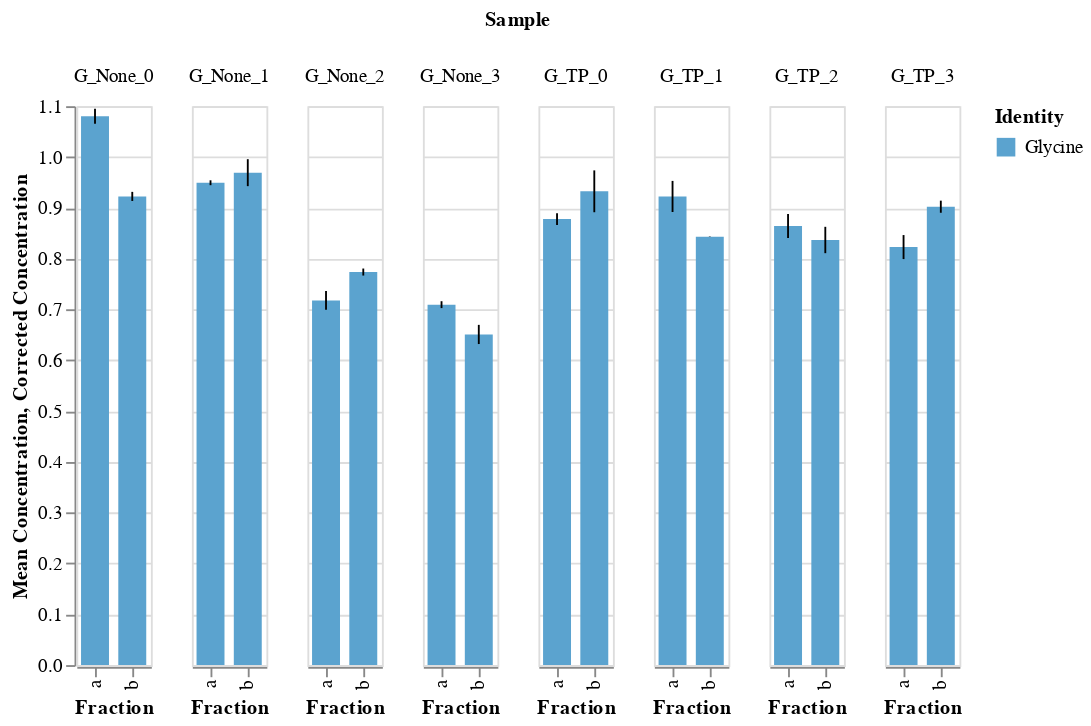

Notebook cell for this chart:
### Code cell
# make plot for G samples
source = gdf[gdf['Identity']=="Glycine"]

bars = alt.Chart(source).mark_bar(size=15).encode(
    x="Fraction:O",
    y=alt.Y('mean(Corrected Concentration):Q', title="Mean Concentration"),
    color="Identity:O"
).properties()

error_bars = alt.Chart(source).mark_errorbar(extent="stdev").encode(
    x="Fraction:O",
    y="Corrected Concentration:Q"
)

alt.layer(bars, error_bars).facet(
    column="Sample:O"
)

### Figure 1 — Vega-Lite specification as saved in the notebook (floating-point values rounded to 4 significant figures)
{"config": {"view": {"continuousWidth": 400, "continuousHeight": 300}}, "data": {"name": "data-25902cf3b344923da0a54b9912b6092b"}, "facet": {"column": {"type": "ordinal", "field": "Sample"}}, "spec": {"layer": [{"mark": {"type": "bar", "size": 15}, "encoding": {"color": {"type": "ordinal", "field": "Identity"}, "x": {"type": "ordinal", "field": "Fraction"}, "y": {"type": "quantitative", "aggregate": "mean", "field": "Corrected Concentration", "title": "Mean Concentration"}}}, {"mark": {"type": "errorbar", "extent": "stdev"}, "encoding": {"x": {"type": "ordinal", "field": "Fraction"}, "y": {"type": "quantitative", "field": "Corrected Concentration"}}}]}, "$schema": "https://vega.github.io/schema/vega-lite/v4.0.2.json", "datasets": {"data-25902cf3b344923da0a54b9912b6092b": [{"Sample": "G_None_0", "Fraction": "a", "Run": "run1", "Identity": "Glycine", "Area": 15850000.0, "Apex RT": 1.15, "Area Ratio": 2.156, "Concentration": 0.002156, "Corrected Concentration": 1.078}, {"Sample": "G_None_0", "Fraction": "a", "Run": "run2", "Identity": "Glycine", "Area": 15230000.0, "Apex RT": 1.13, "Area Ratio": 2.133, "Concentration": 0.002133, "Corrected Concentration": 1.066}, {"Sample": "G_None_0", "Fraction": "a", "Run": "run3", "Identity": "Glycine", "Area": 15370000.0, "Apex RT": 1.14, "Area Ratio": 2.192, "Concentration": 0.002192, "Corrected Concentration": 1.096}, {"Sample": "G_None_0", "Fraction": "b", "Run": "run1", "Identity": "Glycine", "Area": 12600000.0, "Apex RT": 1.14, "Area Ratio": 1.863, "Concentration": 0.001863, "Corrected Concentration": 0.9313}, {"Sample": "G_None_0", "Fraction": "b", "Run": "run2", "Identity": "Glycine", "Area": 12930000.0, "Apex RT": 1.13, "Area Ratio": 1.827, "Concentration": 0.001827, "Corrected Concentration": 0.9134}, {"Sample": "G_None_0", "Fraction": "b", "Run": "run3", "Identity": "Glycine", "Area": 13120000.0, "Apex RT": 1.13, "Area Ratio": 1.845, "Concentration": 0.001845, "Corrected Concentration": 0.9226}, {"Sample": "G_None_1", "Fraction": "a", "Run": "run1", "Identity": "Glycine", "Area": 13440000.0, "Apex RT": 1.12, "Area Ratio": 1.895, "Concentration": 0.001895, "Corrected Concentration": 0.9473}, {"Sample": "G_None_1", "Fraction": "a", "Run": "run2", "Identity": "Glycine", "Area": 12440000.0, "Apex RT": 1.12, "Area Ratio": 1.91, "Concentration": 0.00191, "Corrected Concentration": 0.9548}, {"Sample": "G_None_1", "Fraction": "a", "Run": "run3", "Identity": "Glycine", "Area": 13130000.0, "Apex RT": 1.12, "Area Ratio": 1.892, "Concentration": 0.001892, "Corrected Concentration": 0.9459}, {"Sample": "G_None_1", "Fraction": "b", "Run": "run1", "Identity": "Glycine", "Area": 11570000.0, "Apex RT": 1.11, "Area Ratio": 1.88, "Concentration": 0.00188, "Corrected Concentration": 0.9402}, {"Sample": "G_None_1", "Fraction": "b", "Run": "run2", "Identity": "Glycine", "Area": 12390000.0, "Apex RT": 1.1, "Area Ratio": 1.95, "Concentration": 0.00195, "Corrected Concentration": 0.975}, {"Sample": "G_None_1", "Fraction": "b", "Run": "run3", "Identity": "Glycine", "Area": 11890000.0, "Apex RT": 1.1, "Area Ratio": 1.985, "Concentration": 0.001985, "Corrected Concentration": 0.9923}, {"Sample": "G_None_2", "Fraction": "a", "Run": "run1", "Identity": "Glycine", "Area": 14280000.0, "Apex RT": 1.08, "Area Ratio": 1.472, "Concentration": 0.001472, "Corrected Concentration": 0.7361}, {"Sample": "G_None_2", "Fraction": "a", "Run": "run2", "Identity": "Glycine", "Area": 15520000.0, "Apex RT": 1.1, "Area Ratio": 1.436, "Concentration": 0.001436, "Corrected Concentration": 0.7181}, {"Sample": "G_None_2", "Fraction": "a", "Run": "run3", "Identity": "Glycine", "Area": 16790000.0, "Apex RT": 1.11, "Area Ratio": 1.398, "Concentration": 0.001398, "Corrected Concentration": 0.6992}, {"Sample": "G_None_2", "Fraction": "b", "Run": "run1", "Identity": "Glycine", "Area": 16570000.0, "Apex RT": 1.09, "Area Ratio": 1.551, "Concentration": 0.001551, "Corrected Concentration": 0.7755}, {"Sample": "G_None_2", "Fraction": "b", "Run": "run2", "Identity": "Glycine", "Area": 16710000.0, "Apex RT": 1.09, "Area Ratio": 1.559, "Concentration": 0.001559, "Corrected Concentration": 0.7793}, {"Sample": "G_None_2", "Fraction": "b", "Run": "run3", "Identity": "Glycine", "Area": 17250000.0, "Apex RT": 1.09, "Area Ratio": 1.532, "Concentration": 0.001532, "Corrected Concentration": 0.7659}, {"Sample": "G_None_3", "Fraction": "a", "Run": "run1", "Identity": "Glycine", "Area": 14650000.0, "Apex RT": 1.1, "Area Ratio": 1.406, "Concentration": 0.001406, "Corrected Concentration": 0.7032}, {"Sample": "G_None_3", "Fraction": "a", "Run": "run2", "Identity": "Glycine", "Area": 14000000.0, "Apex RT": 1.09, "Area Ratio": 1.417, "Concentration": 0.001417, "Corrected Concentration": 0.7084}, {"Sample": "G_None_3", "Fraction": "a", "Run": "run3", "Identity": "Glycine", "Area": 14700000.0, "Apex RT": 1.09, "Area Ratio": 1.433, "Concentration": 0.001433, "Corrected Concentration": 0.7166}, {"Sample": "G_None_3", "Fraction": "b", "Run": "run1", "Identity": "Glycine", "Area": 14360000.0, "Apex RT": 1.11, "Area Ratio": 1.288, "Concentration": 0.001288, "Corrected Concentration": 0.644}, {"Sample": "G_None_3", "Fraction": "b", "Run": "run2", "Identity": "Glycine", "Area": 13780000.0, "Apex RT": 1.08, "Area Ratio": 1.344, "Concentration": 0.001344, "Corrected Concentration": 0.6721}, {"Sample": "G_None_3", "Fraction": "b", "Run": "run3", "Identity": "Glycine", "Area": 13330000.0, "Apex RT": 1.08, "Area Ratio": 1.272, "Concentration": 0.001272, "Corrected Concentration": 0.6362}, {"Sample": "G_TP_0", "Fraction": "a", "Run": "run1", "Identity": "Glycine", "Area": 13050000.0, "Apex RT": 1.13, "Area Ratio": 1.774, "Concentration": 0.001774, "Corrected Concentration": 0.887}, {"Sample": "G_TP_0", "Fraction": "a", "Run": "run2", "Identity": "Glycine", "Area": 13050000.0, "Apex RT": 1.13, "Area Ratio": 1.73, "Concentration": 0.00173, "Corrected Concentration": 0.8649}, {"Sample": "G_TP_0", "Fraction": "a", "Run": "run3", "Identity": "Glycine", "Area": 14150000.0, "Apex RT": 1.12, "Area Ratio": 1.764, "Concentration": 0.001764, "Corrected Concentration": 0.8818}, {"Sample": "G_TP_0", "Fraction": "b", "Run": "run1", "Identity": "Glycine", "Area": 12020000.0, "Apex RT": 1.11, "Area Ratio": 1.797, "Concentration": 0.001797, "Corrected Concentration": 0.8985}, {"Sample": "G_TP_0", "Fraction": "b", "Run": "run2", "Identity": "Glycine", "Area": 12800000.0, "Apex RT": 1.1, "Area Ratio": 1.957, "Concentration": 0.001957, "Corrected Concentration": 0.9783}, {"Sample": "G_TP_0", "Fraction": "b", "Run": "run3", "Identity": "Glycine", "Area": 13510000.0, "Apex RT": 1.12, "Area Ratio": 1.841, "Concentration": 0.001841, "Corrected Concentration": 0.9207}, {"Sample": "G_TP_1", "Fraction": "a", "Run": "run1", "Identity": "Glycine", "Area": 12460000.0, "Apex RT": 1.12, "Area Ratio": 1.847, "Concentration": 0.001847, "Corrected Concentration": 0.9235}, {"Sample": "G_TP_1", "Fraction": "a", "Run": "run2", "Identity": "Glycine", "Area": 12450000.0, "Apex RT": 1.11, "Area Ratio": 1.85, "Concentration": 0.00185, "Corrected Concentration": 0.9251}, {"Sample": "G_TP_1", "Fraction": "a", "Run": "run3", "Identity": "Glycine", "Area": 13150000.0, "Apex RT": 1.1, "Area Ratio": 1.763, "Concentration": 0.001763, "Corrected Concentration": 0.8816}, {"Sample": "G_TP_1", "Fraction": "a", "Run": "run4", "Identity": "Glycine", "Area": 14280000.0, "Apex RT": 1.11, "Area Ratio": 1.829, "Concentration": 0.001829, "Corrected Concentration": 0.9144}, {"Sample": "G_TP_1", "Fraction": "a", "Run": "run5", "Identity": "Glycine", "Area": 12800000.0, "Apex RT": 1.13, "Area Ratio": 1.934, "Concentration": 0.001934, "Corrected Concentration": 0.9672}, {"Sample": "G_TP_1", "Fraction": "b", "Run": "run1", "Identity": "Glycine", "Area": 12510000.0, "Apex RT": 1.15, "Area Ratio": 1.686, "Concentration": 0.001686, "Corrected Concentration": 0.8429}, {"Sample": "G_TP_1", "Fraction": "b", "Run": "run2", "Identity": "Glycine", "Area": 12050000.0, "Apex RT": 1.14, "Area Ratio": 1.687, "Concentration": 0.001687, "Corrected Concentration": 0.8436}, {"Sample": "G_TP_1", "Fraction": "b", "Run": "run3", "Identity": "Glycine", "Area": 12660000.0, "Apex RT": 1.14, "Area Ratio": 1.686, "Concentration": 0.001686, "Corrected Concentration": 0.843}, {"Sample": "G_TP_2", "Fraction": "a", "Run": "run1", "Identity": "Glycine", "Area": 12620000.0, "Apex RT": 1.13, "Area Ratio": 1.782, "Concentration": 0.001782, "Corrected Concentration": 0.8912}, {"Sample": "G_TP_2", "Fraction": "a", "Run": "run2", "Identity": "Glycine", "Area": 12010000.0, "Apex RT": 1.11, "Area Ratio": 1.694, "Concentration": 0.001694, "Corrected Concentration": 0.8469}, {"Sample": "G_TP_2", "Fraction": "a", "Run": "run3", "Identity": "Glycine", "Area": 12820000.0, "Apex RT": 1.13, "Area Ratio": 1.71, "Concentration": 0.00171, "Corrected Concentration": 0.855}, {"Sample": "G_TP_2", "Fraction": "b", "Run": "run1", "Identity": "Glycine", "Area": 13140000.0, "Apex RT": 1.14, "Area Ratio": 1.69, "Concentration": 0.00169, "Corrected Concentration": 0.8448}, {"Sample": "G_TP_2", "Fraction": "b", "Run": "run2", "Identity": "Glycine", "Area": 11500000.0, "Apex RT": 1.11, "Area Ratio": 1.615, "Concentration": 0.001615, "Corrected Concentration": 0.8076}, {"Sample": "G_TP_2", "Fraction": "b", "Run": "run3", "Identity": "Glycine", "Area": 12890000.0, "Apex RT": 1.12, "Area Ratio": 1.715, "Concentration": 0.001715, "Corrected Concentration": 0.8575}, {"Sample": "G_TP_3", "Fraction": "a", "Run": "run1", "Identity": "Glycine", "Area": 11170000.0, "Apex RT": 1.09, "Area Ratio": 1.695, "Concentration": 0.001695, "Corrected Concentration": 0.8477}, {"Sample": "G_TP_3", "Fraction": "a", "Run": "run2", "Identity": "Glycine", "Area": 10730000.0, "Apex RT": 1.09, "Area Ratio": 1.64, "Concentration": 0.00164, "Corrected Concentration": 0.8198}, {"Sample": "G_TP_3", "Fraction": "a", "Run": "run3", "Identity": "Glycine", "Area": 11200000.0, "Apex RT": 1.09, "Area Ratio": 1.601, "Concentration": 0.001601, "Corrected Concentration": 0.8007}, {"Sample": "G_TP_3", "Fraction": "b", "Run": "run1", "Identity": "Glycine", "Area": 11800000.0, "Apex RT": 1.1, "Area Ratio": 1.822, "Concentration": 0.001822, "Corrected Concentration": 0.9112}, {"Sample": "G_TP_3", "Fraction": "b", "Run": "run2", "Identity": "Glycine", "Area": 11460000.0, "Apex RT": 1.1, "Area Ratio": 1.813, "Concentration": 0.001813, "Corrected Concentration": 0.9066}, {"Sample": "G_TP_3", "Fraction": "b", "Run": "run3", "Identity": "Glycine", "Area": 12050000.0, "Apex RT": 1.1, "Area Ratio": 1.777, "Concentration": 0.001777, "Corrected Concentration": 0.8887}]}}
